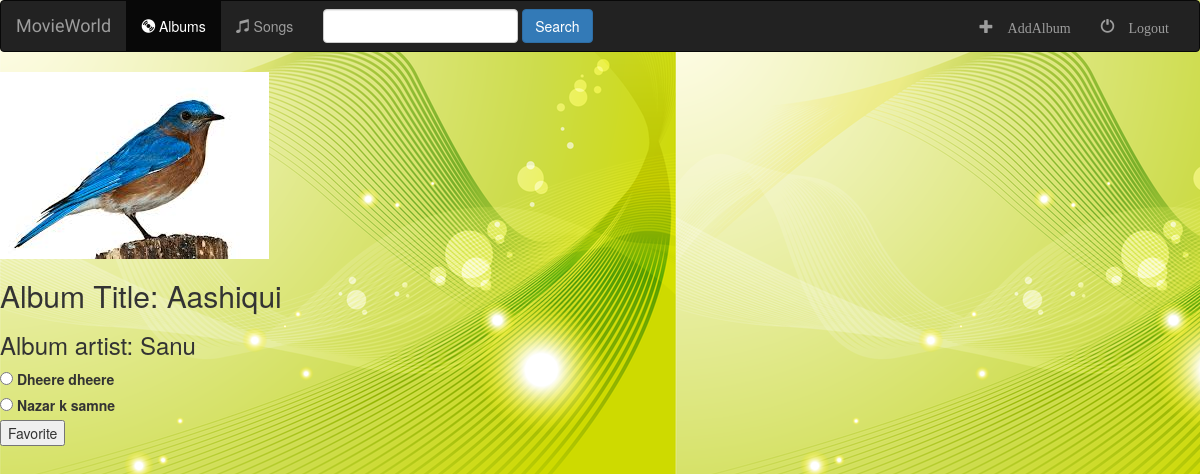
Before: /music/1/ with the older database file.
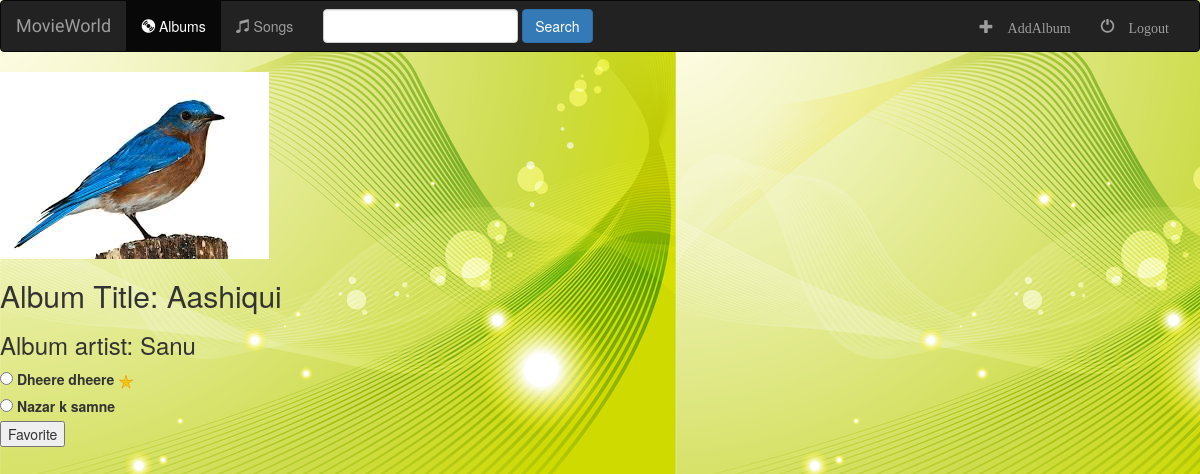
After: the same page with the newer database file.
### music/models.py (models this page shows, shortened)
class Song(models.Model):
    album = models.ForeignKey(Album, on_delete=models.CASCADE)
    song_title = models.CharField(max_length=200)
    file_type = models.CharField(max_length=100)
    is_favorite = models.BooleanField(default=False)

### music/views.py (the view)
# urls.py: path('<int:id>/', views.details, name='detail'),
def details(request, id):
    album = get_object_or_404(Album, pk=id)
    return render(request, 'music/detail.html', {'album': album})

### music/templates/music/detail.html (shortened to what this page needs)
{% extends 'music/base.html' %}
{% load static %}
{% block body %}
    <img src="{% static 'music/images/bird.jpg' %}">
    <h2>Album Title: {{album.album_title}}</h2>
    <h3>Album artist: {{album.artist}}</h3>
    {% if error_msg %}
        <p><strong>{{error_msg}}</strong></p>
    {% else %}
    <form action="{% url 'music:favorite' album.id %}" method="post">
        {% for song in album.song_set.all %}
            <input type="radio" id="song{{ forloop.counter }}" name="song" value="{{song.id}}"/>
            <label for="song{{ forloop.counter }}">
                {{song.song_title}}
                {% if song.is_favorite %}
                    <img src="{% static 'music/images/star.png' %}" alt="my image"/>
                {% endif %}
            </label><br>
        {% endfor %}
        <input type="submit" value="Favorite">
    </form>
    {% endif %}
{% endblock %}

Changed rows visible on the page:
changed Song "Dheere dheere": is_favorite: picture added
